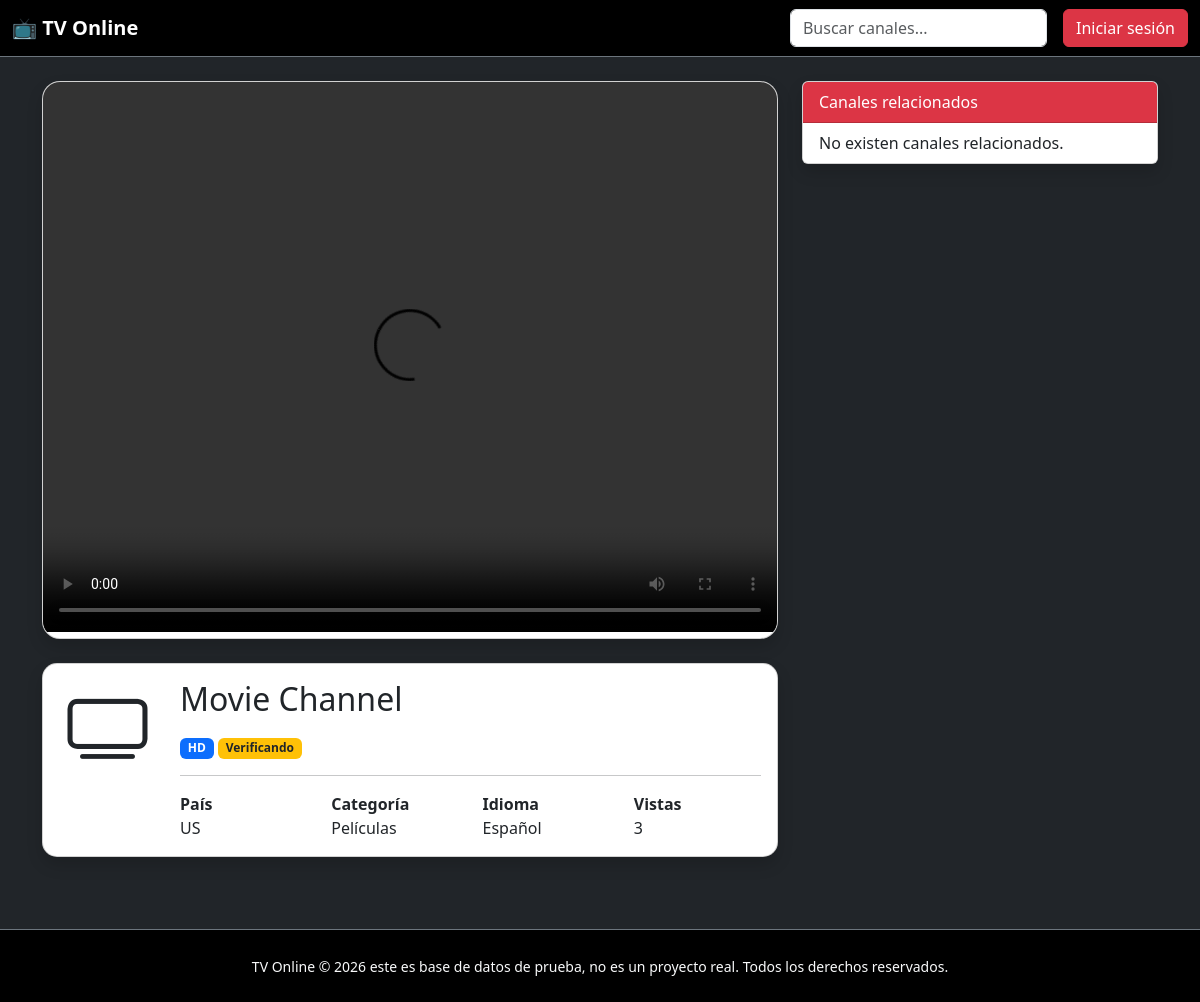
Page /canal/movie-channel/ on the committed database.
### guia_tv/models/channel.py (models this page shows, shortened)
class Channel(models.Model):
    QUALITY_CHOICES = [
        ("SD", "SD"),
        ("HD", "HD"),
        ("FHD", "Full HD"),
        ("4K", "4K"),
    ]
    STATUS_CHOICES = [
        ("checking", "Verificando"),
        ("online", "Online"),
        ("offline", "Offline"),
    ]
    name = models.CharField(max_length=200)
    slug = models.SlugField(
        unique=True,
        blank=True
    )
    description = models.TextField(
        blank=True
    )
    stream_url = models.URLField(
        max_length=1000
    )
    website = models.URLField(
        blank=True
    )
    logo = models.ImageField(
        upload_to="channels/logos/",
        blank=True,
        null=True
    )
    country = models.ForeignKey(
        Country,
        on_delete=models.SET_NULL,
        related_name="channels",
        null=True,
        blank=True,
    )
    language = models.ForeignKey(
        Language,
        on_delete=models.SET_NULL,
        related_name="channels",
        null=True,
        blank=True,
    )
    category = models.ForeignKey(
        Category,
        on_delete=models.SET_NULL,
        related_name="channels",
        null=True,
        blank=True,
    )
    quality = models.CharField(
        max_length=10,
        choices=QUALITY_CHOICES,
        default="HD"
    )
    status = models.CharField(
        max_length=20,
        choices=STATUS_CHOICES,
        default="checking"
    )
    epg_id = models.CharField(
        max_length=200,
        blank=True
    )
    is_active = models.BooleanField(
        default=True
    )
    is_public = models.BooleanField(
        default=True
    )
    is_featured = models.BooleanField(
        default=False
    )
    views = models.PositiveIntegerField(
        default=0
    )
    watching_now = models.PositiveIntegerField(
        default=0
    )
    last_checked = models.DateTimeField(
        blank=True,
        null=True
    )
    created_at = models.DateTimeField(
        auto_now_add=True
    )
    updated_at = models.DateTimeField(
        auto_now=True
    )
    class Meta:
        ordering = ["name"]
        verbose_name = "Canal"
        verbose_name_plural = "Canales"
        indexes = [
            models.Index(fields=["name"]),
            models.Index(fields=["slug"]),
            models.Index(fields=["is_active"]),
            models.Index(fields=["is_featured"]),
            models.Index(fields=["country"]),
            models.Index(fields=["category"]),
        ]

### guia_tv/models/country.py (models this page shows)
class Country(models.Model):
    name = models.CharField(
        max_length=100,
        unique=True
    )
    iso_code = models.CharField(
        max_length=2,
        unique=True
    )
    flag = models.ImageField(
        upload_to="flags/",
        blank=True,
        null=True
    )
    class Meta:
        ordering = ["name"]
        verbose_name = "País"
        verbose_name_plural = "Países"
    def __str__(self):
        return self.name

### guia_tv/models/category.py (models this page shows)
class Category(models.Model):
    name = models.CharField(
        max_length=100,
        unique=True
    )
    icon = models.CharField(
        max_length=100,
        blank=True
    )
    class Meta:
        ordering = ["name"]
        verbose_name = "Categoría"
        verbose_name_plural = "Categorías"
    def __str__(self):
        return self.name

### guia_tv/models/language.py (models this page shows)
class Language(models.Model):
    name = models.CharField(
        max_length=100
    )
    code = models.CharField(
        max_length=10
    )
    class Meta:
        ordering = ["name"]
        verbose_name = "Idioma"
        verbose_name_plural = "Idiomas"
    def __str__(self):
        return self.name

### guia_tv/views/player.py (the view)
def channel_detail(request, slug):
    channel = get_object_or_404(
        Channel.objects.select_related(
            "country",
            "category",
            "language",
        ),
        slug=slug,
        is_active=True,
    )
    Channel.objects.filter(pk=channel.pk).update(
        views=F("views") + 1
    )
    channel.refresh_from_db()
    related_channels = (
        Channel.objects.filter(
            category=channel.category,
            is_active=True,
        )
        .exclude(pk=channel.pk)
        .select_related(
            "country",
            "category",
            "language",
        )
        .order_by("-views")[:10]
    )
    context = {
        "channel": channel,
        "related_channels": related_channels,
    }
    return render(
        request,
        "guia_tv/player.html",
        context,
    )

### guia_tv/templates/guia_tv/player.html (shortened to what this page needs)
{% extends "base.html" %}
{% load static %}
{% block css %}
<link
    href="https://vjs.zencdn.net/8.16.1/video-js.css"
    rel="stylesheet">
{% endblock %}
{% block content %}
<div class="container">
    <div class="row">
        <div class="col-lg-8">
            <div class="card player-card shadow">
                <div class="card-body p-0">
                    <video
                        id="tv-player"
                        class="video-js vjs-big-play-centered"
                        controls
                        autoplay
                        preload="auto"
                        width="100%"
                        height="550">
                        <source
                            src="{{ channel.stream_url }}"
                            type="application/x-mpegURL">
                    </video>
                </div>
            </div>
            <div class="card info-card shadow mt-4">
                <div class="card-body">
                    <div class="row">
                        <div class="col-md-2 text-center">
                            {% if channel.logo %}
                                <img
                                    src="{{ channel.logo.url }}"
                                    class="img-fluid channel-logo">
                            {% else %}
                                <i class="bi bi-tv display-1"></i>
                            {% endif %}
                        </div>
                        <div class="col-md-10">
                            <h2>
                                {{ channel.name }}
                            </h2>
                            <span class="badge bg-primary">
                                {{ channel.quality }}
                            </span>
                            {% if channel.status == "online" %}
                                <span class="badge bg-success">
                                    Online
                                </span>
                            {% elif channel.status == "offline" %}
                                <span class="badge bg-danger">
                                    Offline
                                </span>
                            {% else %}
                                <span class="badge bg-warning text-dark">
                                    Verificando
                                </span>
                            {% endif %}
                            <hr>
                            <div class="row">
                                <div class="col">
                                    <strong>País</strong>
                                    <br>
                                    {{ channel.country }}
                                </div>
                                <div class="col">
                                    <strong>Categoría</strong>
                                    <br>
                                    {{ channel.category }}
                                </div>
                                <div class="col">
                                    <strong>Idioma</strong>
                                    <br>
                                    {{ channel.language }}
                                </div>
                                <div class="col">
                                    <strong>Vistas</strong>
                                    <br>
                                    {{ channel.views }}
                                </div>
                            </div>
                        </div>
                    </div>
                </div>
            </div>
        </div>
        <div class="col-lg-4">
            <div class="card shadow">
                <div class="card-header bg-danger text-white">
                    Canales relacionados
                </div>
                <div class="list-group list-group-flush">
                    {% for item in related_channels %}
                        <a
                            href="{% url 'player' item.slug %}"
                            class="list-group-item list-group-item-action related-card">
                            {{ item.name }}
                        </a>
                    {% empty %}
                        <div class="list-group-item">
                            No existen canales relacionados.
                        </div>
                    {% endfor %}
                </div>
            </div>
        </div>
    </div>
</div>
{% endblock %}

### static/css/style.css (style rules this page uses)
body { background:#212529; color:white; }

### guia_tv/templates/guia_tv/player.html (style rules this page uses)
.player-card { border-radius:18px; overflow:hidden; }
.info-card { border-radius:15px; }

### rows in the picture
Channel: name "Movie Channel", quality "HD", country "US", category "Películas", language "Español", views "3"
